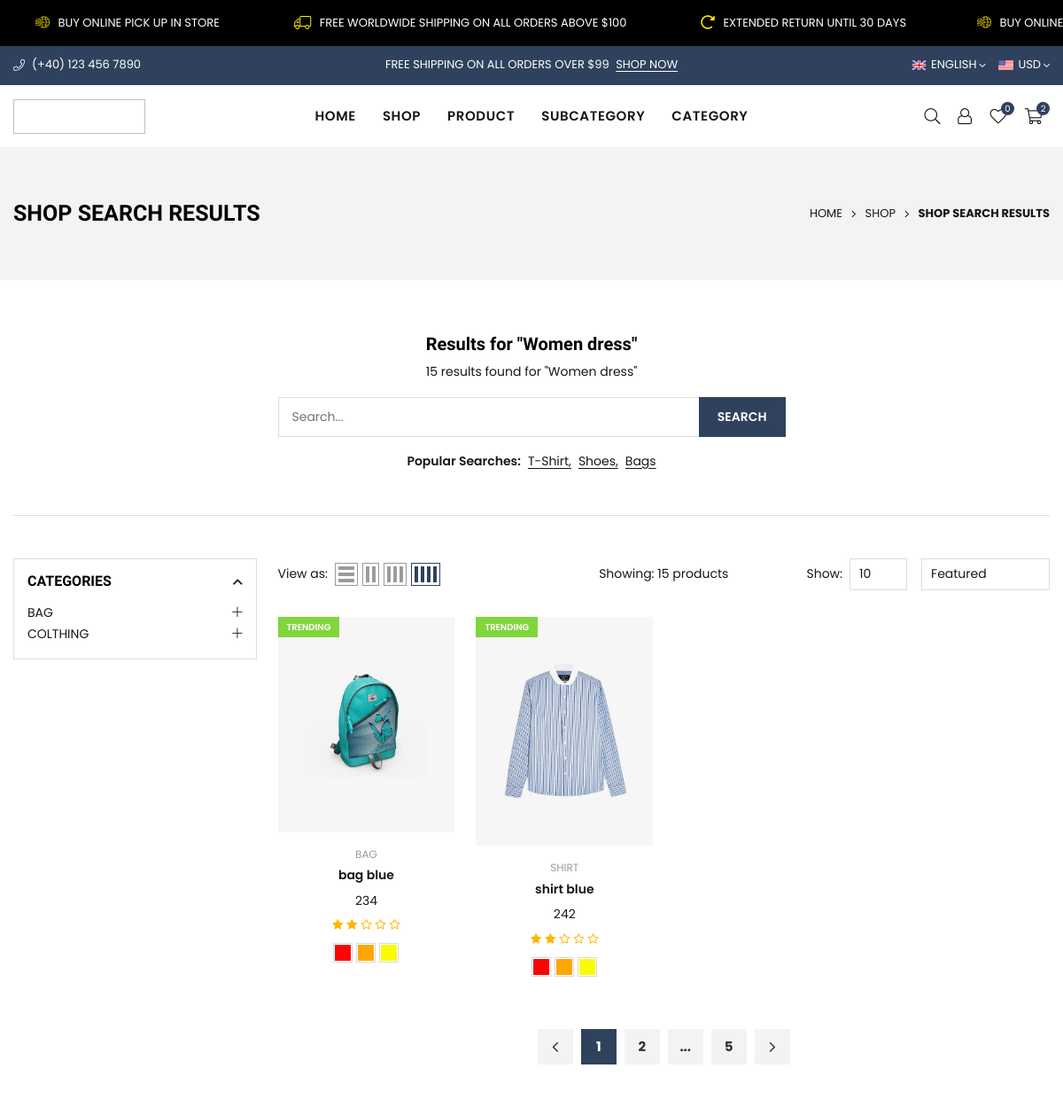
Before: / (upper part) with the older database file.
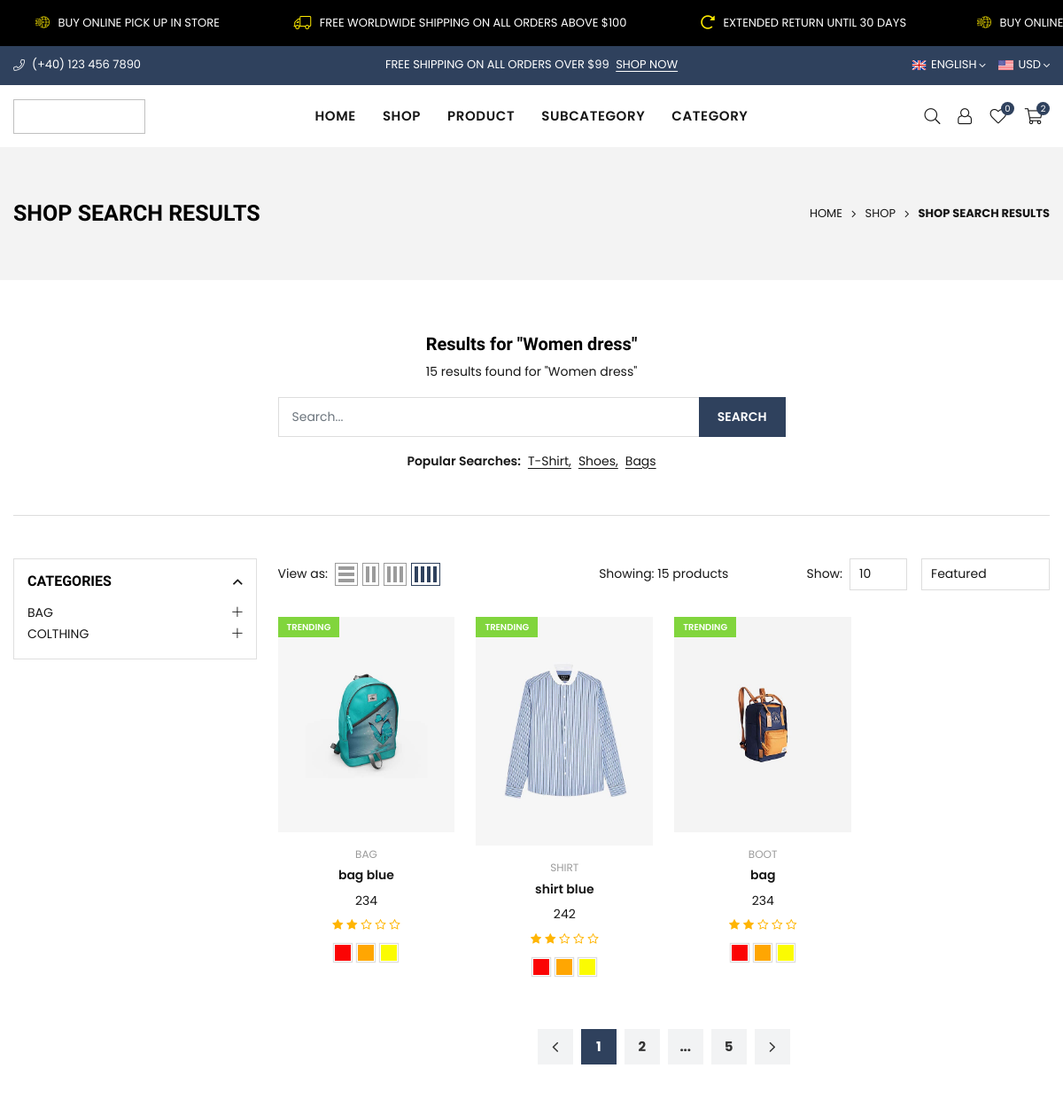
After: the same page with the newer database file.
### web/models.py (models this page shows, shortened)
class Category(models.Model):
    name = models.CharField(max_length=100)
    class Meta:
        verbose_name = ("Category")
        verbose_name_plural = ("Category")

class Product(models.Model):
    subcategory = models.ForeignKey(Sub_Category, on_delete=models.CASCADE)
    image = models.ImageField()
    images = models.ImageField()
    name = models.CharField(max_length=100)
    title = models.CharField(max_length=100)
    price = models.IntegerField()
    class Meta:
        verbose_name = ("Product")
        verbose_name_plural = ("Product")

### web/views.py (the view)
# urls.py: path('', views.shop_search_results,name="shop_search_results")
def shop_search_results(request):
    category = Category.objects.all()
    categoryID = request.GET.get('category')
    if categoryID :
        product = Product.objects.filter(subcategory = categoryID)
    else :
        product = Product.objects.all()
    context = {
        'category' : category,
        'prod' : product,
    }
    return render(request , "web/shop_search_results.html" , context)

### templates/web/shop_search_results.html (shortened to what this page needs)
{% extends "web/partials/base.html" %}
{% load static %}
{% block content %}
            <div id="page-content">
                <div class="page-header text-center">
                    <div class="container">
                        <div class="row">
                            <div class="col-12 col-sm-12 col-md-12 col-lg-12 d-flex justify-content-between align-items-center">
                                <div class="page-title"><h1>Shop Search results</h1></div>
                                <div class="breadcrumbs"><a href="index-2.html" title="Back to the home page">Home</a><span class="title"><i class="icon anm anm-angle-right-l"></i>Shop</span><span class="main-title"><i class="icon anm anm-angle-right-l"></i>Shop Search results</span></div>
                            </div>
                        </div>
                    </div>
                </div>
                <div class="container">
                    <div class="search-results-form mb-4 pb-4 mb-lg-5 pb-lg-5 border-bottom">
                        <div class="row">
                            <div class="col-12 col-sm-12 col-md-8 offset-md-2 col-lg-6 offset-lg-3">
                                <div class="page-title text-center mb-3">
                                    <h2 class="mb-2">Results for "Women dress"</h2>
                                    <p>15 results found for "Women dress"</p>
                                </div>
                                <form action="#" class="searchForm">
                                    <div class="input-group">
                                        <input type="text" class="form-control" name="query" placeholder="Search..." required />
                                        <button class="btn btn-primary" type="submit">Search</button>
                                    </div>
                                </form>
                                <div class="popular-searches d-flex-justify-center mt-3">
                                    <span class="title fw-600">Popular Searches:</span>
                                    <div class="d-flex-wrap searches-items">
                                        <a class="text-link ms-2" href="#">T-Shirt,</a>
                                        <a class="text-link ms-2" href="#">Shoes,</a>
                                        <a class="text-link ms-2" href="#">Bags</a>
                                    </div>
                                </div>
                            </div>
                        </div>
                    </div>
                    <div class="row">
                        <div class="col-12 col-sm-12 col-md-12 col-lg-3 sidebar sidebar-bg filterbar">
                            <div class="sidebar-tags sidebar-sticky clearfix">
                                <div class="sidebar-widget clearfix categories filterBox filter-widget">
                                    <div class="widget-title"><h2>Categories</h2></div>
                                    <div class="widget-content filterDD">
                                        {% for c in category %}
                                        <ul class="sidebar-categories scrollspy morelist clearfix">
                                            <li class="lvl1 sub-level more-item"><a href="#;" class="site-nav">{{ c.name }}</a>
                                            </li>
                                        </ul>
                                        {% endfor %}
                                    </div>
                                </div>
                            </div>
                        </div>
                        <div class="col-12 col-sm-12 col-md-12 col-lg-9 main-col">
                            <div class="toolbar toolbar-wrapper shop-toolbar">
                                <div class="row align-items-center">
                                    <div class="col-4 col-sm-2 col-md-4 col-lg-4 text-left filters-toolbar-item d-flex order-1 order-sm-0">
                                        <div class="filters-item d-flex align-items-center">
                                            <label class="mb-0 me-2 d-none d-lg-inline-block">View as:</label>
                                            <div class="grid-options view-mode d-flex">
                                                <a class="icon-mode mode-list d-block" data-col="1"></a>
                                                <a class="icon-mode mode-grid grid-2 d-block" data-col="2"></a>
                                                <a class="icon-mode mode-grid grid-3 d-md-block" data-col="3"></a>
                                                <a class="icon-mode mode-grid grid-4 d-lg-block active" data-col="4"></a>
                                            </div>
                                        </div>
                                    </div>
                                    <div class="col-12 col-sm-4 col-md-4 col-lg-4 text-center product-count order-0 order-md-1 mb-3 mb-sm-0">
                                        <span class="toolbar-product-count">Showing: 15 products</span>
                                    </div>
                                    <div class="col-8 col-sm-6 col-md-4 col-lg-4 text-right filters-toolbar-item d-flex justify-content-end order-2 order-sm-2">
                                        <div class="filters-item d-flex align-items-center">
                                            <label for="ShowBy" class="mb-0 me-2 text-nowrap d-none d-sm-inline-flex">Show:</label>
                                            <select name="ShowBy" id="ShowBy" class="filters-toolbar-show">
                                                <option value="title-ascending" selected="selected">10</option>
                                            </select>
                                        </div>
                                        <div class="filters-item d-flex align-items-center ms-2 ms-lg-3">
                                            <select name="SortBy" id="SortBy" class="filters-toolbar-sort">
                                                <option value="featured" selected="selected">Featured</option>
                                            </select>
                                        </div>
                                    </div>
                                </div>
                            </div>
                             <div class="grid-products grid-view-items">
                                <div class="row col-row product-options row-cols-lg-4 row-cols-md-3 row-cols-sm-3 row-cols-2">
                                {% for p in prod %}
                                    <div class="item col-item">
                                        <div class="product-box">
                                            <div class="product-image">
                                                <a href="#" class="product-img rounded-0">
                                                    <img class="primary rounded-0 blur-up lazyload" data-src="{{p.image.url}}" src="{{p.image.url}}" alt="Product" title="Product" width="625" height="808"/>
                                                </a>
                                                <div class="product-labels"><span class="lbl pr-label3">Trending</span></div>
                                            </div>
                                            <div class="product-details text-center">
                                                <div class="product-vendor">{{p.name}}</div>
                                                <div class="product-name">
                                                    <a href="">{{p.title}}</a>
                                                </div>
                                                <div class="product-price">
                                                    <span class="price">{{p.price}}</span>
                                                </div>
                                                <div class="product-review">
                                                    <i class="icon anm anm-star"></i><i class="icon anm anm-star"></i><i class="icon anm anm-star-o"></i><i class="icon anm anm-star-o"></i><i class="icon anm anm-star-o"></i>
                                                </div>
                                                <ul class="variants-clr swatches">
                                                    <li class="swatch medium radius red"><span class="swatchLbl" data-bs-toggle="tooltip" data-bs-placement="top" title="red"></span></li>
                                                    <li class="swatch medium radius orange"><span class="swatchLbl" data-bs-toggle="tooltip" data-bs-placement="top" title="orange"></span></li>
                                                    <li class="swatch medium radius yellow"><span class="swatchLbl" data-bs-toggle="tooltip" data-bs-placement="top" title="yellow"></span></li>
                                                </ul>
                                            </div>
                                        </div>
                                    </div>
                                {% endfor %}
                                </div>
                                <nav class="clearfix pagination-bottom">
                                    <ul class="pagination justify-content-center">
                                        <li class="page-item disabled"><a class="page-link" href="#"><i class="icon anm anm-angle-left-l"></i></a></li>
                                        <li class="page-item active"><a class="page-link" href="#">1</a></li>
                                        <li class="page-item"><a class="page-link" href="#">2</a></li>
                                        <li class="page-item"><a class="page-link dot" href="#">...</a></li>
                                        <li class="page-item"><a class="page-link" href="#">5</a></li>
                                        <li class="page-item"><a class="page-link" href="#"><i class="icon anm anm-angle-right-l"></i></a></li>
                                    </ul>
                                </nav>
                            </div>
                        </div>
                    </div>
                </div>
            </div>
            {% endblock %}

Changed rows visible on the page:
added Product: image (picture), name "BOOT", title "bag", price "234"
